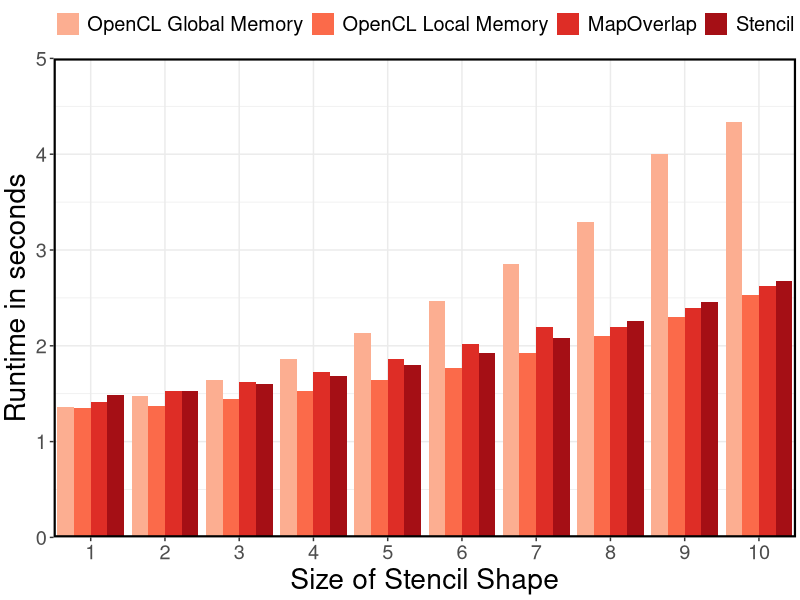
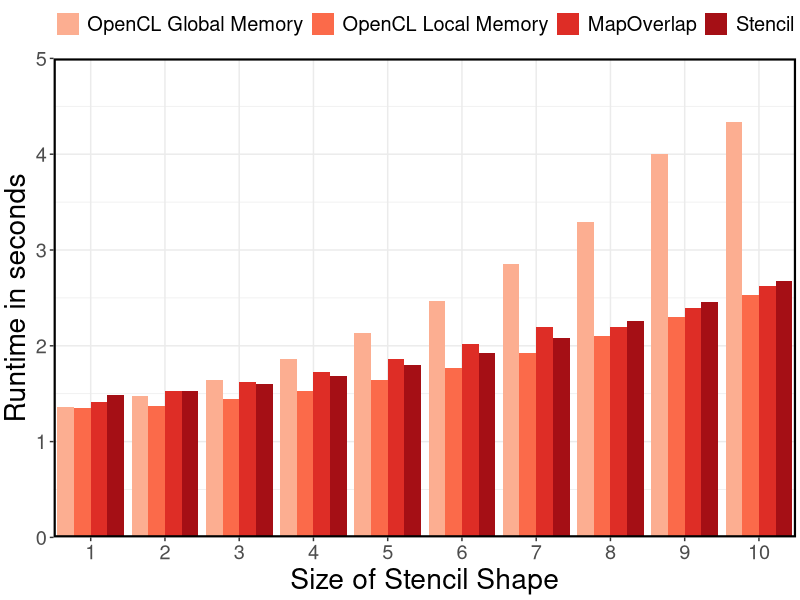

The R script that drew these images, in order:
require('ggplot2')
require('grid')
require('reshape2')

data <- read.csv("runtime.csv", sep=";", comment.char="#", header=TRUE, row.names=NULL)
#performance <- melt(performance)
#colnames(performance) <- c("Size", "Version", "value")
data$Version <- factor(data$Version, levels = c("OpenCL Global Memory", "OpenCL Local Memory", "MapOverlap", "Stencil"))
data$value <- data$value/1000

rownumbers <- as.integer(row.names(data))

# ====Default settins====
theme <- theme_bw() +
  theme(text = element_text(size = 18),
        axis.title = element_text(size = rel(1.125), vjust = 0.5),
        panel.border = element_rect(linetype = "solid", colour = "black", size = 1.5),
        plot.margin = unit(c(0.1,0.1,0.1,0.1), 'cm'),
        legend.position="top",
        legend.title = element_blank(),
        strip.background = element_rect(colour = "black", fill = "white", size = 1.5))

labs <- labs(x = "Size of Stencil Shape", y = "Runtime in seconds")

# create plot
plot <- ggplot(data, aes(x = reorder(Radius, rownumbers), y = value, group=Version, fill=Version)) +
  geom_bar(position="dodge", stat = "identity") +
  #geom_line(aes(linetype=Version)) +
  #geom_point(size=6, aes(shape=Version)) +
  scale_y_continuous(expand = c(0,0), limits = c(0,5)) +
  scale_x_discrete(expand=c(0,0.5)) +
  scale_fill_manual(values=c("#fcae91", "#fb6a4a", "#de2d26", "#a50f15")) +
  theme + labs

# save plot to file
ggsave(file = "gauss_runtime.pdf", width = 8, height = 4)

plot
